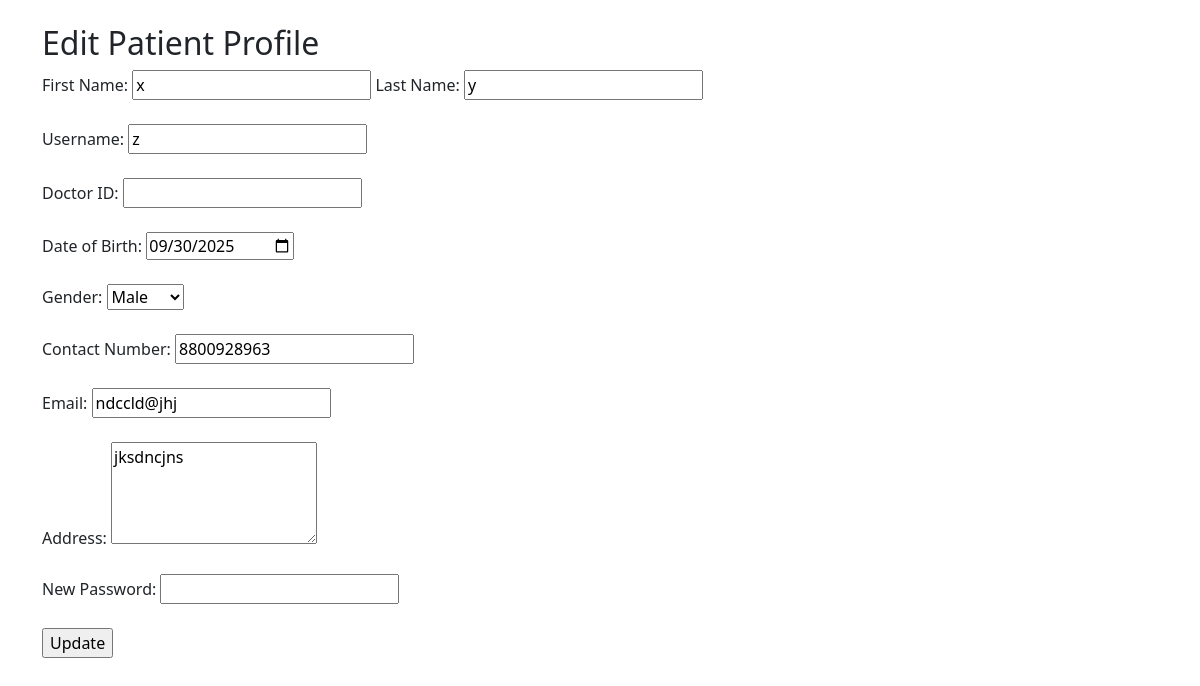
The app's page /edit_patient/1, older data.
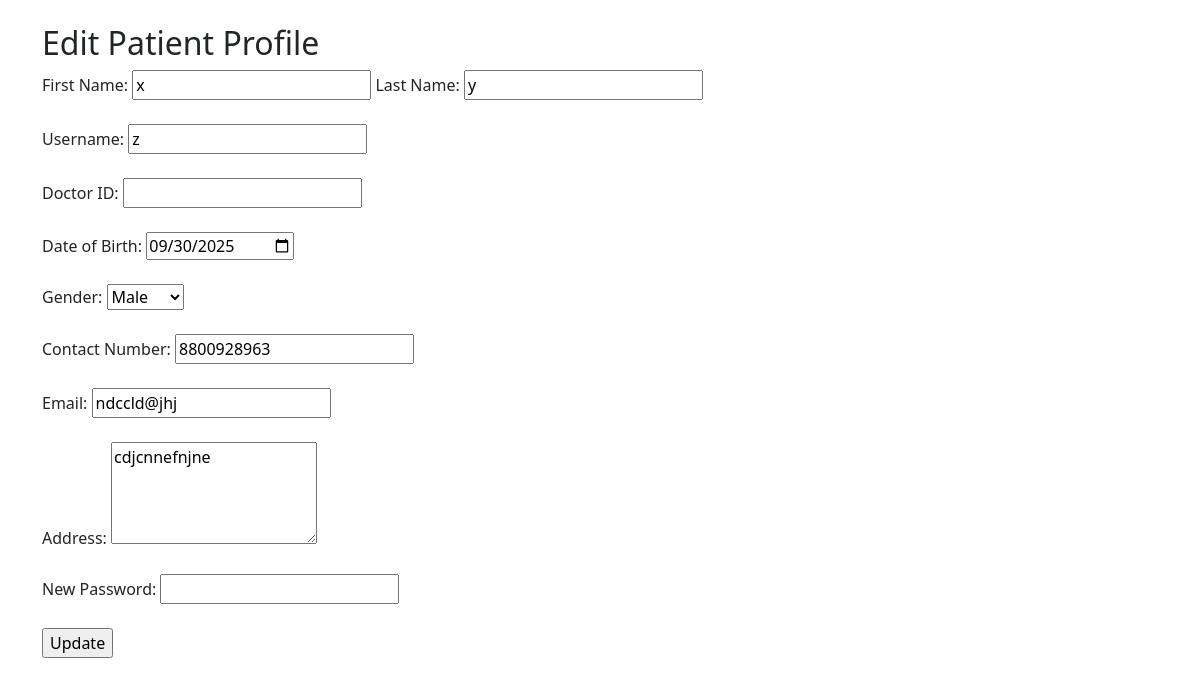
The same page, newer data.
### model.py (models this page shows)
class Patient(db.Model):
    id = db.Column(db.Integer, primary_key=True)
    first_name = db.Column(db.String(50), nullable=False)
    last_name = db.Column(db.String(50))
    username = db.Column(db.String(50), unique=True, nullable=False)
    dob = db.Column(db.Date, nullable=False)
    gender = db.Column(db.String(10), nullable=False)
    contact = db.Column(db.String(15), nullable=False)
    email = db.Column(db.String(100), unique=True, nullable=False)
    address = db.Column(db.String(200), nullable=False)
    password = db.Column(db.String(255), nullable=False)
    medical_records = db.relationship('MedicalRecord', backref='patient', lazy=True)
    role = db.Column(db.String(20), default='Patient', nullable=False)
    status = db.Column(db.String(20), default='Active', nullable=False)
    appointments = db.relationship('Appointment', backref='patient', lazy=True)
    treatments = db.relationship('Treatment', backref='patient', lazy=True)

### app.py (the view, shortened to what this page needs)
@app.route('/edit_patient/<int:patient_id>', methods=['GET', 'POST'])
def edit_patient(patient_id):
    patient = Patient.query.get_or_404(patient_id)
    return render_template('editp.html', patient=patient)

### templates/editp.html (shortened to what this page needs)
{% extends 'base.html' %}
{% block content %}
    <h2>Edit Patient Profile</h2>
    <form action="/edit_patient/{{ patient.id }}" method="POST">
        <label for="first_name">First Name:</label>
        <input type="text" id="first_name" name="first_name" value="{{ patient.first_name }}" required>
        <label for="last_name">Last Name:</label>
        <input type="text" id="last_name" name="last_name" value="{{ patient.last_name }}">
        <br><br>
        <label for="username">Username:</label>
        <input type="text" id="username" name="username" value="{{ patient.username }}" required>
        <br><br>
        <label for="doctor_id">Doctor ID:</label>
        <input type="text" id="doctor_id" name="doctor_id" value="{{ patient.doctor_id }}" required>
        <br><br>
        <label for="dob">Date of Birth:</label>
        <input type="date" id="dob" name="dob" value="{{ patient.dob }}" required>
        <br><br>
        <label for="gender">Gender:</label>
        <select id="gender" name="gender" required>
            <option value="Male" {% if patient.gender == 'Male' %}selected{% endif %}>Male</option>
        </select>
        <br><br>
        <label for="contact">Contact Number:</label>
        <input type="tel" id="contact" name="contact" value="{{ patient.contact }}" required>
        <br><br>
        <label for="email">Email:</label>
        <input type="email" id="email" name="email" value="{{ patient.email }}" required>
        <br><br>
        <label for="address">Address:</label>
        <textarea id="address" name="address" rows="4" required>{{ patient.address }}</textarea>
        <br><br>
        <label for="password">New Password:</label>
        <input type="password" id="password" name="password">
        <br><br>
        <input type="submit" value="Update">
    </form>
{% endblock %}

Row changes from the older to the newer data that the page shows:
changed Patient "ndccld@jhj": address "jksdncjns" → "cdjcnnefnjne"
